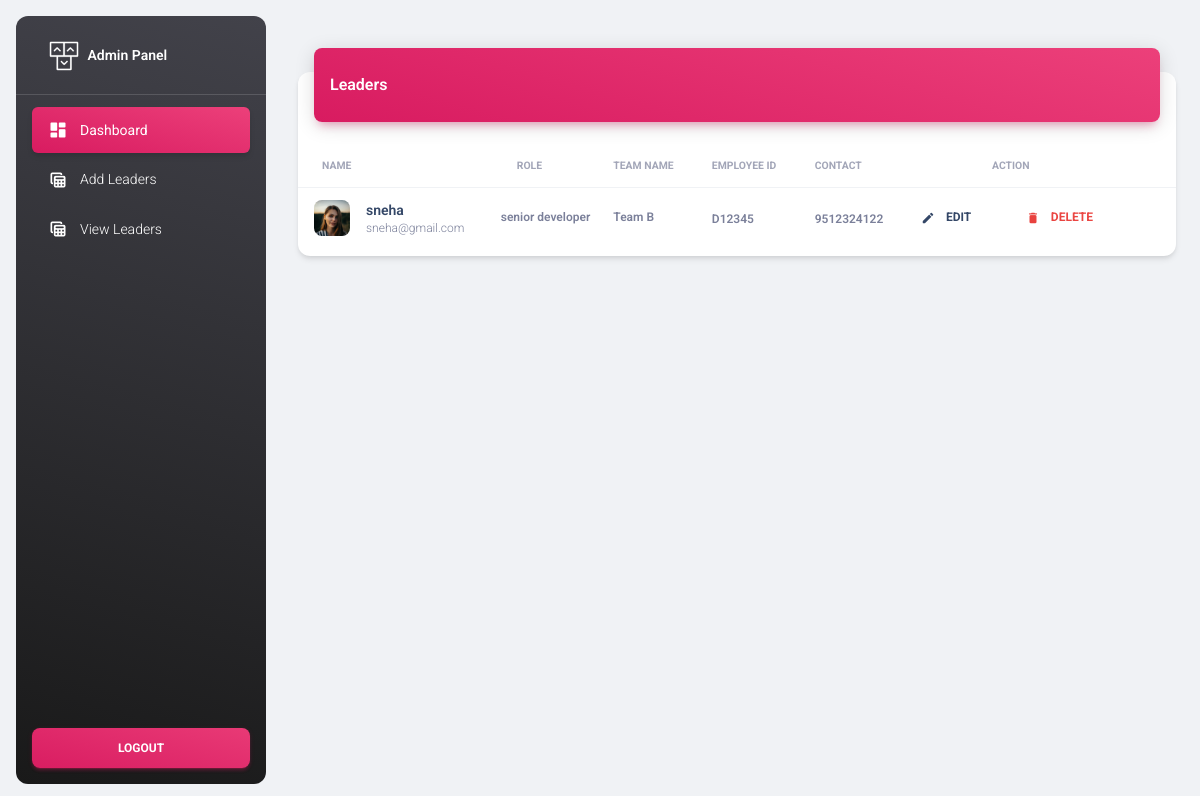
The app's page /view_leaders_admin with its own data.
### myapp/models.py (models this page shows)
class Add_leader(models.Model):
    name=models.CharField(max_length=25,null=True)
    team_name=models.CharField(max_length=25,null=True)
    job_name=models.CharField(max_length=25,null=True)
    employee_id=models.CharField(max_length=25,null=True)
    contact=models.CharField(max_length=25,null=True)
    email=models.EmailField(null=True)
    profile_picture=models.ImageField(null=True)
    login_id=models.ForeignKey(Login_table,on_delete=models.CASCADE,null=True)

### myapp/views.py (the view)
# urls.py: path('view_leaders_admin',views.view_leaders_admin),
def view_leaders_admin(request):
    leaders=Add_leader.objects.all()
    return render(request,"admin/view_leaders.html",{"leaders":leaders})

### template/admin/view_leaders.html (shortened to what this page needs)
{% extends 'admin/admin_base.html' %}
{% block content %}
<div class="container-fluid py-4">
    <div class="row">
      <div class="col-12">
        <div class="card my-4">
          <div class="card-header p-0 position-relative mt-n4 mx-3 z-index-2">
            <div class="bg-gradient-primary shadow-primary border-radius-lg pt-4 pb-3">
              <h6 class="text-white text-capitalize ps-3">Leaders</h6>
            </div>
          </div>
          <div class="card-body px-0 pb-2">
            <div class="table-responsive p-0">
              <table class="table align-items-center mb-0">
                <thead>
                  <tr>
                    <th class="text-uppercase text-secondary text-xxs font-weight-bolder opacity-7">Name</th>
                    <th class="text-uppercase text-secondary text-xxs font-weight-bolder opacity-7">Role</th>
                    <th class="text-uppercase text-secondary text-xxs font-weight-bolder opacity-7 ps-2">Team Name</th>
                    <th class="text-uppercase text-secondary text-xxs font-weight-bolder opacity-7 ps-2">Employee ID</th>
                    <th class="text-uppercase text-secondary text-xxs font-weight-bolder opacity-7 ps-2">Contact</th>
                    <th colspan="2" class="text-center text-uppercase text-secondary text-xxs font-weight-bolder opacity-7">Action</th>
                    <th class="text-secondary opacity-7"></th>
                  </tr>
                </thead>
                <tbody>
                    {% for l in leaders %}
                  <tr>
                    <td>
                      <div class="d-flex px-2 py-1">
                        <div>
                          <img src="../static/media/{{l.profile_picture}}" class="avatar avatar-sm me-3 border-radius-lg" alt="user1">
                        </div>
                        <div class="d-flex flex-column justify-content-center">
                          <h6 class="mb-0 text-sm">{{l.name}}</h6>
                          <p class="text-xs text-secondary mb-0">{{l.email}}</p>
                        </div>
                      </div>
                    </td>
                    <td>
                      <p class="text-xs font-weight-bold mb-0">{{l.job_name}}</p>
                    </td>
                    <td>
                      <p class="text-xs font-weight-bold mb-0">{{l.team_name}}</p>
                    </td>
                    <td class="align text">
                      <span class="text-secondary text-xs font-weight-bold">{{l.employee_id}}</span>
                    </td>
                    <td class="align text">
                      <span class="text-secondary text-xs font-weight-bold">{{l.contact}}</span>
                    </td>
                    <td class="align">
                        <a class="btn btn-link text-dark px-3 mb-0" href="/update_leader_admin?id={{l.id}}">
                            <i class="material-icons text-sm me-2">edit</i>
                            Edit
                        </a>
                    </td>
                    <td class="align">
                        <a href="/delete_leader_admin?id={{l.id}}" class="btn btn-link text-danger text-gradient px-3 mb-0">
                          <i class="material-icons text-sm me-2">delete</i>
                          Delete
                        </a>
                      </td>
                  </tr>
                  {% endfor %}
                </tbody>
              </table>
            </div>
          </div>
        </div>
      </div>
    </div>
  </div>
{% endblock %}

### records on screen
Add_leader: profile_picture (picture), name "sneha", email "sneha@gmail.com", job_name "senior developer", team_name "Team B", employee_id "D12345", contact "9512324122"
